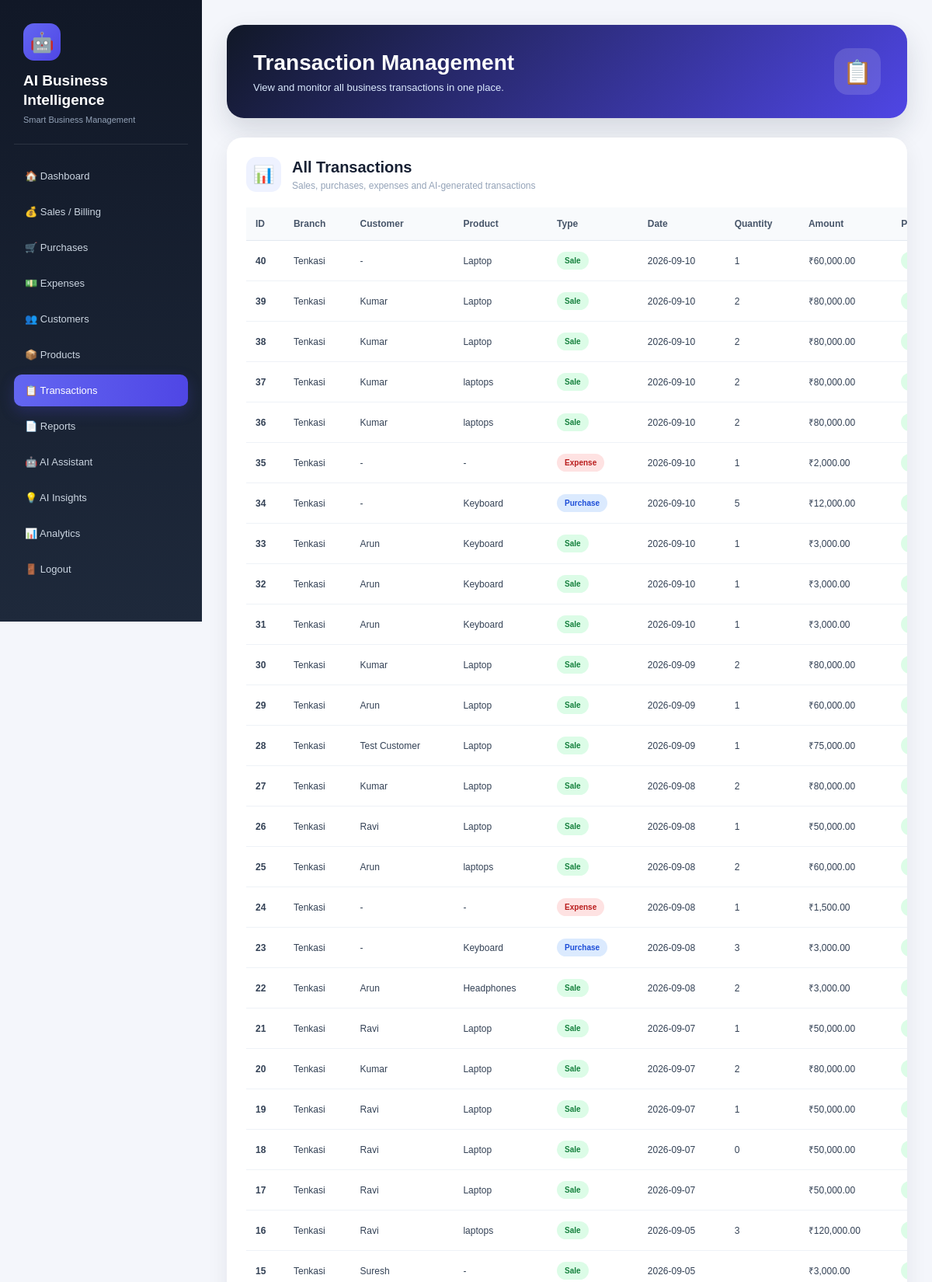
Screenshot of /transactions.php (upper part) with the database file from the repository.
### tables this page shows
CREATE TABLE IF NOT EXISTS `transactions` (
  `transaction_id` int NOT NULL AUTO_INCREMENT,
  `branch_id` int NOT NULL,
  `customer_id` int DEFAULT NULL,
  `product_id` int DEFAULT NULL,
  `transaction_type` enum('Sale','Purchase','Expense') NOT NULL,
  `transaction_date` date NOT NULL,
  `quantity` int DEFAULT '1',
  `amount` decimal(12,2) NOT NULL,
  `payment_status` enum('Paid','Pending','Partial') DEFAULT 'Paid',
  `input_method` enum('Manual','Text','Voice','Document') DEFAULT 'Manual',
  `description` varchar(255) DEFAULT NULL,
  PRIMARY KEY (`transaction_id`),
  KEY `branch_id` (`branch_id`),
  KEY `customer_id` (`customer_id`),
  KEY `product_id` (`product_id`)
);

CREATE TABLE IF NOT EXISTS `branches` (
  `branch_id` int NOT NULL AUTO_INCREMENT,
  `branch_name` varchar(100) NOT NULL,
  `location` varchar(150) DEFAULT NULL,
  PRIMARY KEY (`branch_id`)
);

CREATE TABLE IF NOT EXISTS `products` (
  `product_id` int NOT NULL AUTO_INCREMENT,
  `product_name` varchar(100) NOT NULL,
  `category` varchar(100) DEFAULT NULL,
  `unit_price` decimal(12,2) DEFAULT '0.00',
  PRIMARY KEY (`product_id`)
);

CREATE TABLE IF NOT EXISTS `customers` (
  `customer_id` int NOT NULL AUTO_INCREMENT,
  `customer_name` varchar(100) NOT NULL,
  `phone` varchar(20) DEFAULT NULL,
  `email` varchar(100) DEFAULT NULL,
  `location` varchar(150) DEFAULT NULL,
  PRIMARY KEY (`customer_id`)
);

### transactions.php (the view, shortened to what this page needs)
<?php
include "db.php";
$sql = "SELECT
            t.transaction_id,
            b.branch_name,
            c.customer_name,
            p.product_name,
            t.transaction_type,
            t.transaction_date,
            t.quantity,
            t.amount,
            t.payment_status,
            t.input_method
        FROM transactions t
        LEFT JOIN branches b ON t.branch_id = b.branch_id
        LEFT JOIN customers c ON t.customer_id = c.customer_id
        LEFT JOIN products p ON t.product_id = p.product_id
        ORDER BY t.transaction_id DESC";
$result = $conn->query($sql);
?>
<!DOCTYPE html>
<html lang="en">
<head>
    <link rel="stylesheet" href="style.css">
</head>
<body>
<div class="sidebar">
    <div class="brand">
        <div class="brand-icon">
            🤖
        </div>
        <h2>AI Business<br>Intelligence</h2>
        <p>Smart Business Management</p>
    </div>
    <div class="nav">
        <a href="index.php">
            🏠 Dashboard
        </a>
        <a href="sales.html">
            💰 Sales / Billing
        </a>
        <a href="purchases.html">
            🛒 Purchases
        </a>
        <a href="expenses.html">
            💵 Expenses
        </a>
        <a href="customers.html">
            👥 Customers
        </a>
        <a href="products.html">
            📦 Products
        </a>
        <a href="transactions.php" class="active">
            📋 Transactions
        </a>
        <a href="reports.php">
            📄 Reports
        </a>
        <a href="ai_assistant.html">
            🤖 AI Assistant
        </a>
        <a href="ai_insights.php">
            💡 AI Insights
        </a>
        <a href="analytics.php">
            📊 Analytics
        </a>
        <a href="logout.php">
            🚪 Logout
        </a>
    </div>
</div>
<div class="main-content">
    <div class="page-header">
        <div>
            <h1>Transaction Management</h1>
            <p>
                View and monitor all business transactions in one place.
            </p>
        </div>
        <div class="header-icon">
            📋
        </div>
    </div>
    <div class="transaction-card">
        <div class="transaction-title">
            <div class="transaction-title-icon">
                📊
            </div>
            <div>
                <h2>All Transactions</h2>
                <p>
                    Sales, purchases, expenses and AI-generated transactions
                </p>
            </div>
        </div>
        <table class="transaction-table">
            <thead>
                <tr>
                    <th>ID</th>
                    <th>Branch</th>
                    <th>Customer</th>
                    <th>Product</th>
                    <th>Type</th>
                    <th>Date</th>
                    <th>Quantity</th>
                    <th>Amount</th>
                    <th>Payment</th>
                </tr>
            </thead>
            <tbody>
            <?php
            if ($result->num_rows > 0) {
                while ($row = $result->fetch_assoc()) {
                    $type_class = "";
                    if ($row['transaction_type'] == "Sale") {
                        $type_class = "sale-badge";
                    } elseif ($row['transaction_type'] == "Purchase") {
                        $type_class = "purchase-badge";
                    } else {
                        $type_class = "expense-badge";
                    }
                    $payment_class = "";
                    if ($row['payment_status'] == "Paid") {
                        $payment_class = "paid";
                    } elseif ($row['payment_status'] == "Pending") {
                        $payment_class = "pending";
                    } else {
                        $payment_class = "partial";
                    }
            ?>
                <tr>
                    <td class="transaction-id">
                        <?php echo $row['transaction_id']; ?>
                    </td>
                    <td>
                        <?php echo $row['branch_name']; ?>
                    </td>
                    <td>
                        <?php echo $row['customer_name'] ?? '-'; ?>
                    </td>
                    <td>
                        <?php echo $row['product_name'] ?? '-'; ?>
                    </td>
                    <td>
                        <span class="type-badge <?php echo $type_class; ?>">
                            <?php echo $row['transaction_type']; ?>
                        </span>
                    </td>
                    <td>
                        <?php echo $row['transaction_date']; ?>
                    </td>
                    <td>
                        <?php echo $row['quantity']; ?>
                    </td>
                    <td>
                        ₹<?php echo number_format($row['amount'], 2); ?>
                    </td>
                    <td>
                        <span class="payment-badge <?php echo $payment_class; ?>">
                        </span>
                    </td>
                </tr>
            <?php
                }
            }
            ?>
            </tbody>
        </table>
    </div>
</div>
</body>
</html>

### style.css (style rules this page uses)
* { margin: 0; padding: 0; box-sizing: border-box; font-family: Arial, sans-serif; }
body { background: #f4f6f9; }
.sidebar { width: 240px; height: 100vh; background: #1f2937; position: fixed; left: 0; top: 0; padding: 18px 15px; overflow-y: auto; }

### transactions.php (style rules this page uses)
body { margin: 0; font-family: Arial, sans-serif; background: #f4f6fb; color: #172033; }
.sidebar { width: 260px; min-height: 100vh; background: linear-gradient(180deg, #111827, #1e293b); color: white; padding: 25px 18px; box-sizing: border-box; position: fixed; left: 0; top: 0; bottom: 0; }
.brand { padding: 5px 12px 25px; border-bottom: 1px solid rgba(255,255,255,0.1); margin-bottom: 20px; }
.brand-icon { width: 48px; height: 48px; border-radius: 14px; background: linear-gradient(135deg, #6366f1, #4f46e5); display: flex; align-items: center; justify-content: center; font-size: 25px; margin-bottom: 14px; }
.brand h2 { margin: 0; font-size: 19px; line-height: 1.3; }
.brand p { margin: 7px 0 0; color: #94a3b8; font-size: 11px; }
.nav a { display: flex; align-items: center; gap: 12px; padding: 13px 14px; margin: 5px 0; border-radius: 10px; color: #cbd5e1; text-decoration: none; font-size: 13px; transition: 0.2s; }
.nav a.active { background: linear-gradient(90deg, #6366f1, #4f46e5); color: white; box-shadow: 0 7px 18px rgba(79,70,229,0.25); }
.main-content { margin-left: 260px; width: calc(100% - 260px); padding: 32px; box-sizing: border-box; }
.page-header { background: linear-gradient(135deg, #111827, #4f46e5); color: white; border-radius: 22px; padding: 30px 34px; margin-bottom: 25px; display: flex; justify-content: space-between; align-items: center; box-shadow: 0 15px 35px rgba(30,41,59,0.15); }
.page-header h1 { margin: 0 0 8px; font-size: 28px; }
.page-header p { margin: 0; color: #dbeafe; font-size: 13px; }
.header-icon { width: 60px; height: 60px; border-radius: 18px; background: rgba(255,255,255,0.14); display: flex; align-items: center; justify-content: center; font-size: 30px; }
.transaction-card { background: white; border-radius: 20px; padding: 25px; box-shadow: 0 10px 28px rgba(15,23,42,0.07); overflow-x: auto; }
.transaction-title { display: flex; align-items: center; gap: 14px; margin-bottom: 20px; }
.transaction-title-icon { width: 45px; height: 45px; border-radius: 13px; background: #eef2ff; display: flex; align-items: center; justify-content: center; font-size: 22px; }
.transaction-title h2 { margin: 0; font-size: 20px; }
.transaction-title p { margin: 5px 0 0; color: #94a3b8; font-size: 12px; }
.transaction-table { width: 100%; border-collapse: collapse; min-width: 1050px; }
.transaction-table th { background: #f8fafc; color: #475569; font-size: 12px; font-weight: 700; padding: 14px 12px; text-align: left; border-bottom: 1px solid #e2e8f0; white-space: nowrap; }
.transaction-table td { padding: 14px 12px; font-size: 12px; color: #334155; border-bottom: 1px solid #eef2f7; white-space: nowrap; }
.transaction-id { font-weight: 700; color: #4f46e5; }
.type-badge { display: inline-block; padding: 6px 10px; border-radius: 20px; font-size: 10px; font-weight: 700; }
.sale-badge { background: #dcfce7; color: #15803d; }
.purchase-badge { background: #dbeafe; color: #1d4ed8; }
.expense-badge { background: #fee2e2; color: #b91c1c; }
.payment-badge { display: inline-block; padding: 6px 10px; border-radius: 20px; font-size: 10px; font-weight: 700; }
.paid { background: #dcfce7; color: #15803d; }

### rows the page displays
transactions: transaction_id "40", branch.branch_name "Tenkasi", customer_name "-", product.product_name "Laptop", transaction_type "Sale", transaction_date "2026-09-10", quantity "1", amount "60,000.00"
transactions: transaction_id "39", branch.branch_name "Tenkasi", customer.customer_name "Kumar", product.product_name "Laptop", transaction_type "Sale", transaction_date "2026-09-10", quantity "2", amount "80,000.00"
transactions: transaction_id "38", branch.branch_name "Tenkasi", customer.customer_name "Kumar", product.product_name "Laptop", transaction_type "Sale", transaction_date "2026-09-10", quantity "2", amount "80,000.00"
transactions: transaction_id "37", branch.branch_name "Tenkasi", customer.customer_name "Kumar", product.product_name "laptops", transaction_type "Sale", transaction_date "2026-09-10", quantity "2", amount "80,000.00"
transactions: transaction_id "36", branch.branch_name "Tenkasi", customer.customer_name "Kumar", product.product_name "laptops", transaction_type "Sale", transaction_date "2026-09-10", quantity "2", amount "80,000.00"
transactions: transaction_id "35", branch.branch_name "Tenkasi", customer_name "-", product_name "-", transaction_type "Expense", transaction_date "2026-09-10", quantity "1", amount "2,000.00"
transactions: transaction_id "34", branch.branch_name "Tenkasi", customer_name "-", product.product_name "Keyboard", transaction_type "Purchase", transaction_date "2026-09-10", quantity "5", amount "12,000.00"
transactions: transaction_id "33", branch.branch_name "Tenkasi", customer.customer_name "Arun", product.product_name "Keyboard", transaction_type "Sale", transaction_date "2026-09-10", quantity "1", amount "3,000.00"
transactions: transaction_id "32", branch.branch_name "Tenkasi", customer.customer_name "Arun", product.product_name "Keyboard", transaction_type "Sale", transaction_date "2026-09-10", quantity "1", amount "3,000.00"
transactions: transaction_id "31", branch.branch_name "Tenkasi", customer.customer_name "Arun", product.product_name "Keyboard", transaction_type "Sale", transaction_date "2026-09-10", quantity "1", amount "3,000.00"
transactions: transaction_id "30", branch.branch_name "Tenkasi", customer.customer_name "Kumar", product.product_name "Laptop", transaction_type "Sale", transaction_date "2026-09-09", quantity "2", amount "80,000.00"
transactions: transaction_id "29", branch.branch_name "Tenkasi", customer.customer_name "Arun", product.product_name "Laptop", transaction_type "Sale", transaction_date "2026-09-09", quantity "1", amount "60,000.00"
transactions: transaction_id "28", branch.branch_name "Tenkasi", customer.customer_name "Test Customer", product.product_name "Laptop", transaction_type "Sale", transaction_date "2026-09-09", quantity "1", amount "75,000.00"
transactions: transaction_id "27", branch.branch_name "Tenkasi", customer.customer_name "Kumar", product.product_name "Laptop", transaction_type "Sale", transaction_date "2026-09-08", quantity "2", amount "80,000.00"
transactions: transaction_id "26", branch.branch_name "Tenkasi", customer.customer_name "Ravi", product.product_name "Laptop", transaction_type "Sale", transaction_date "2026-09-08", quantity "1", amount "50,000.00"
transactions: transaction_id "25", branch.branch_name "Tenkasi", customer.customer_name "Arun", product.product_name "laptops", transaction_type "Sale", transaction_date "2026-09-08", quantity "2", amount "60,000.00"
transactions: transaction_id "24", branch.branch_name "Tenkasi", customer_name "-", product_name "-", transaction_type "Expense", transaction_date "2026-09-08", quantity "1", amount "1,500.00"
transactions: transaction_id "23", branch.branch_name "Tenkasi", customer_name "-", product.product_name "Keyboard", transaction_type "Purchase", transaction_date "2026-09-08", quantity "3", amount "3,000.00"
transactions: transaction_id "22", branch.branch_name "Tenkasi", customer.customer_name "Arun", product.product_name "Headphones", transaction_type "Sale", transaction_date "2026-09-08", quantity "2", amount "3,000.00"
transactions: transaction_id "21", branch.branch_name "Tenkasi", customer.customer_name "Ravi", product.product_name "Laptop", transaction_type "Sale", transaction_date "2026-09-07", quantity "1", amount "50,000.00"
transactions: transaction_id "20", branch.branch_name "Tenkasi", customer.customer_name "Kumar", product.product_name "Laptop", transaction_type "Sale", transaction_date "2026-09-07", quantity "2", amount "80,000.00"
transactions: transaction_id "19", branch.branch_name "Tenkasi", customer.customer_name "Ravi", product.product_name "Laptop", transaction_type "Sale", transaction_date "2026-09-07", quantity "1", amount "50,000.00"
transactions: transaction_id "18", branch.branch_name "Tenkasi", customer.customer_name "Ravi", product.product_name "Laptop", transaction_type "Sale", transaction_date "2026-09-07", quantity "0", amount "50,000.00"
transactions: transaction_id "17", branch.branch_name "Tenkasi", customer.customer_name "Ravi", product.product_name "Laptop", transaction_type "Sale", transaction_date "2026-09-07", amount "50,000.00"
transactions: transaction_id "16", branch.branch_name "Tenkasi", customer.customer_name "Ravi", product.product_name "laptops", transaction_type "Sale", transaction_date "2026-09-05", quantity "3", amount "120,000.00"
transactions: transaction_id "15", branch.branch_name "Tenkasi", customer.customer_name "Suresh", product_name "-", transaction_type "Sale", transaction_date "2026-09-05", amount "3,000.00"
